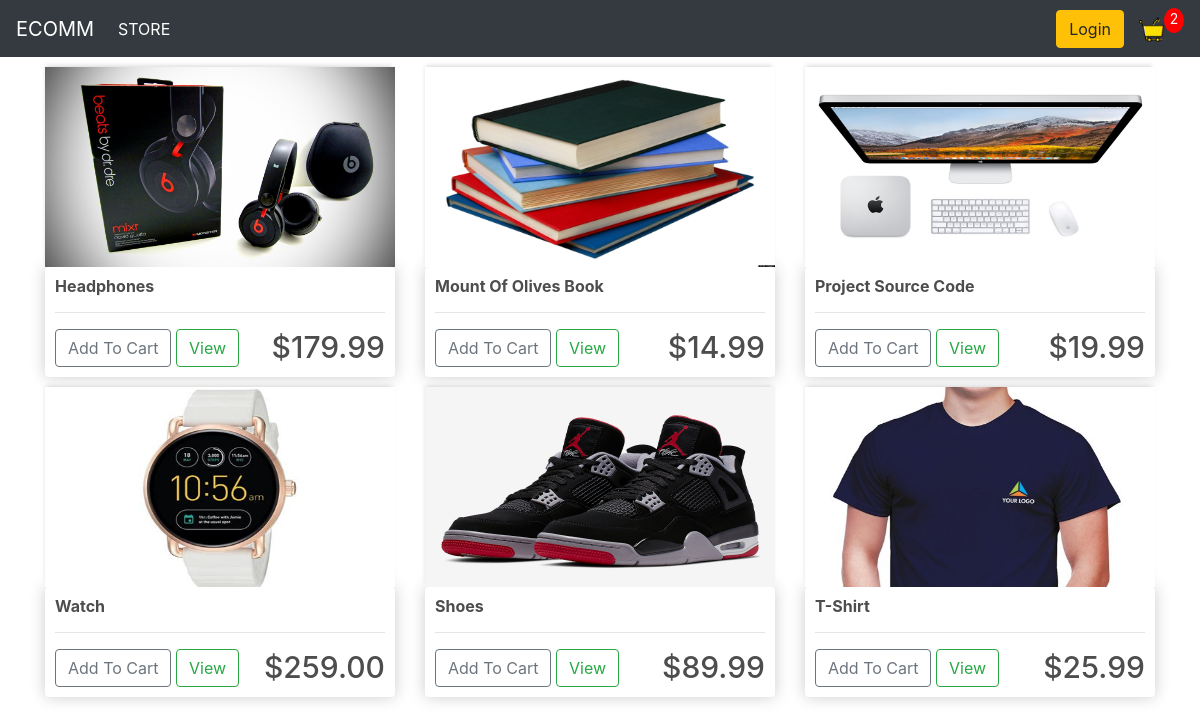
The app's page / (signed in) with its own data.
### store/models.py (models this page shows, shortened)
class Product(models.Model):
    name=models.CharField(max_length=200)
    price=models.FloatField()
    digital=models.BooleanField(default=False, null=True,blank=True)
    image=models.ImageField(null=True, blank = True)
    @property
    def imageURL(self):
        try:
            url = self.image.url
        except:
            url = ''
        return url

### store/views.py (the view)
# urls.py: path('', include('store.urls')),
def store(request):
    if request.user.is_authenticated:
        customer=request.user.customer
        order, created =Order.objects.get_or_create(customer=customer, completed=False)
        items = order.orderitem_set.all()
        cartItems=order.get_order_total
    else:
        items=[]
        order = {'get_order_total' : 0, 'get_order_items' : 0, 'shipping' : False}
        cartItems=order['get_order_total']
    products=Product.objects.all()
    context = { 'products' : products, 'cartItems' : cartItems}
    return render(request, 'store/Store.html', context)

### store/models.py (called while the page is built)
    @property
    def get_order_total(self):
        orderitems=self.orderitem_set.all()
        total=sum([item.quantity for item in orderitems])
        return total

### store/templates/store/Store.html
{% extends 'store/Main.html' %}
{% load static %}
{% block content %}
<div class="row">
    {% for product in products  %}
    <div class="col-lg-4">
        <img class="thumbnail" src="{{ product.imageURL }}">
        <div class="box-element">
            <h6><strong>{{ product.name }}</strong></h6>
            <hr>
            <button data-product="{{ product.id }}" data-action="add" class="btn btn-outline-secondary add-btn update-cart">Add To Cart</button>
            <a class="btn btn-outline-success" href="#">View</a>
            <h6 style="display: inline-block; float: right; font-size: 30px;" >${{ product.price|floatformat:2 }}</h6>
        </div>
    </div>
    {% endfor %}
</div>
{% endblock content %}

### static/css/main.css (style rules this page uses)
body { background-color: hsl(0, 0%, 98%); }
h1,h2,h3,h4,h5,h6 { color:hsl(0, 0%, 30%); }
.box-element { box-shadow:hsl(0, 0%, 80%) 0 0 16px; background-color: #fff; border-radius: 4px; padding: 10px; }
.thumbnail { width: 100%; height: 200px; -webkit-box-shadow: -1px -3px 5px -2px rgba(214,214,214,1); -moz-box-shadow: -1px -3px 5px -2px rgba(214,214,214,1); box-shadow: -1px -3px 5px -2px rgba(214,214,214,1); }
.col-lg-4, .col-lg-6, .col-lg-8, .col-lg-12 { margin-top: 10px; }
.btn { border-radius: 0; }

### records on screen
Product: imageURL (picture), name "Headphones", price "179.99"
Product: imageURL (picture), name "Mount Of Olives Book", price "14.99"
Product: imageURL (picture), name "Project Source Code", price "19.99"
Product: imageURL (picture), name "Watch", price "259.00"
Product: imageURL (picture), name "Shoes", price "89.99"
Product: imageURL (picture), name "T-Shirt", price "25.99"

### other values on screen
{{ cartItems }} "2"
